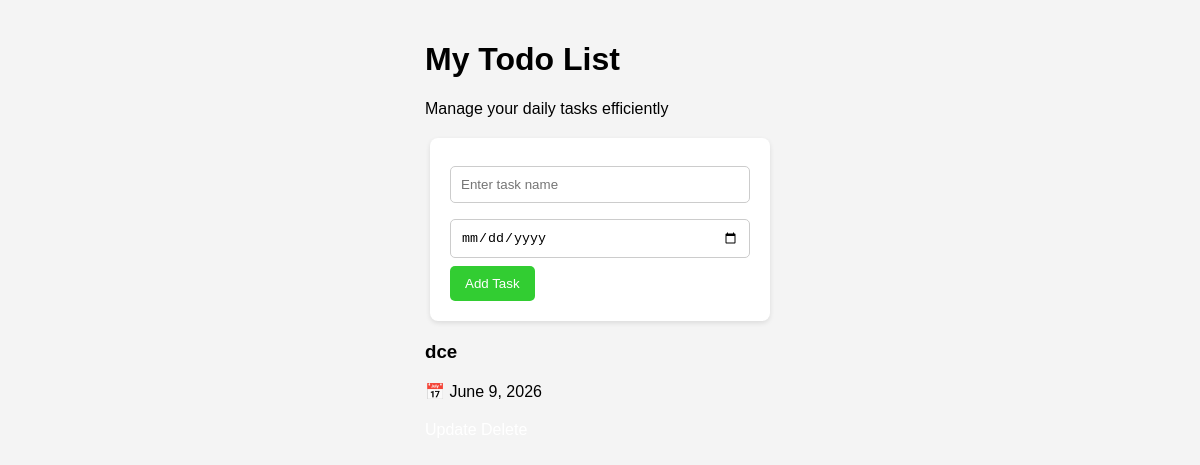
The app's page /, older data.
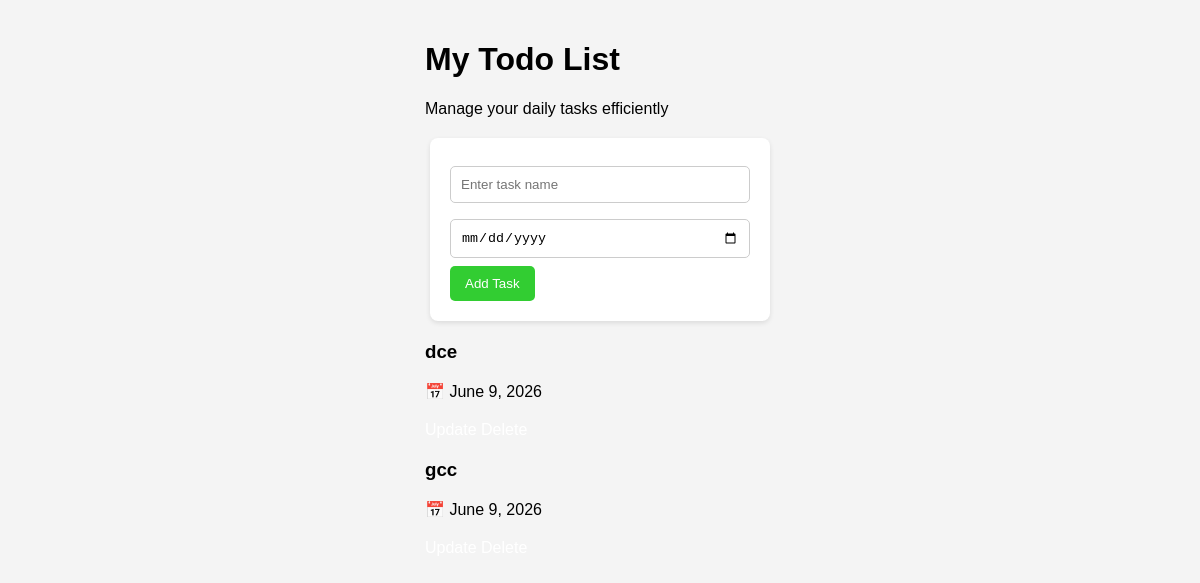
The same page, newer data.
### wasp/models.py (models this page shows)
class todo(models.Model):
  taskname=models.CharField(max_length=100)
  taskdate=models.DateField()

### wasp/views.py (the view, shortened to what this page needs)
# urls.py: path('', views.index,name="home"),
def index(request):
    item = todo.objects.all()
    return render(request, 'index.html', {'item': item})

### templates/index.html (shortened to what this page needs)
{% load static %}
<!DOCTYPE html>
<html lang="en">
<head>
    <link rel="stylesheet" href="{% static 'style.css' %}">
</head>
<body>
    <div class="container">
        <div class="todo-card">
            <h1>My Todo List</h1>
            <p class="subtitle">Manage your daily tasks efficiently</p>
            <form method="POST" class="todo-form">
                <input
                    type="text"
                    name="task-name"
                    placeholder="Enter task name"
                    required
                >
                <input
                    type="date"
                    name="task-date"
                    required
                >
                <button type="submit">
                    Add Task
                </button>
            </form>
        </div>
        <div class="tasks-container">
            {% for i in item %}
            <div class="task-item">
                <div class="task-details">
                    <h3>{{ i.taskname }}</h3>
                    <p>📅 {{ i.taskdate }}</p>
                </div>
                <div class="task-actions">
                    <a href="{% url 'update' i.id %}" class="update-btn">
                    </a>
                    <a href="{% url 'delete' i.id %}" class="delete-btn">
                    </a>
                </div>
            </div>
            {% empty %}
            <div class="empty-state">
                <p>No tasks available. Add your first task!</p>
            </div>
            {% endfor %}
        </div>
    </div>
</body>
</html>

### wasp/static/style.css (style rules this page uses)
body { font-family: Arial, sans-serif; background-color: #f4f4f4; margin: 0; padding: 20px; }
form { background-color: white; padding: 20px; width: 300px; margin: 20px auto; border-radius: 8px; box-shadow: 0 2px 5px rgba(0,0,0,0.1); }
input { width: 100%; padding: 10px; margin: 8px 0; border: 1px solid #ccc; border-radius: 5px; box-sizing: border-box; }
button { padding: 10px 15px; border: none; border-radius: 5px; cursor: pointer; }
form button { background-color: cadetblue; color: white; }
div { width: 350px; margin: 20px auto; }
p { margin: 5px 0; }
a { text-decoration: none; color: white; }
div button { background-color: limegreen; margin-right: 5px; }

Row changes from the older to the newer data that the page shows:
added todo: taskname "gcc", taskdate "June 9, 2026"
